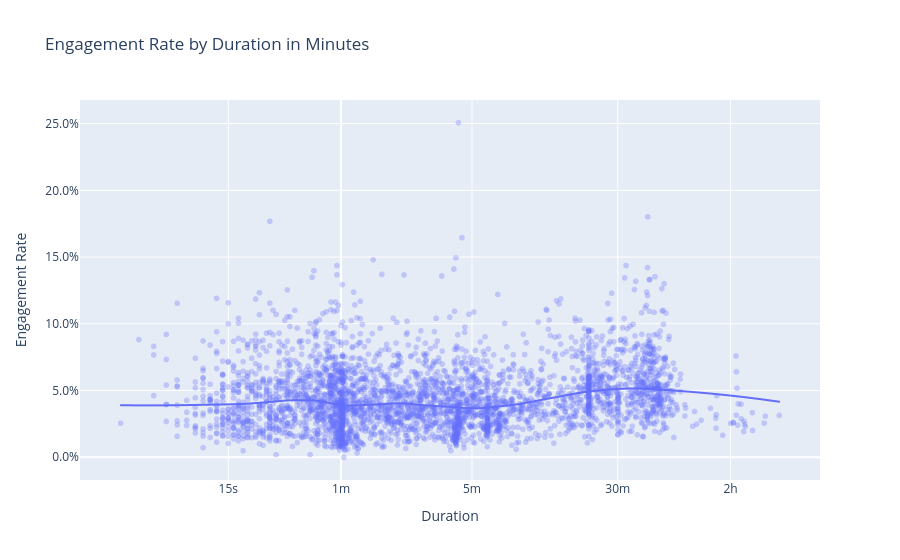

Notebook cell for this chart:
### Code cell
fig = px.scatter(
    df, x='log10_dur', y='engagement_rate',
    opacity=0.3,
    hover_data='title',
    trendline='lowess',
    trendline_options=dict(frac=0.3),
    title='Engagement Rate by Duration in Minutes',
    labels={'engagement_rate': 'Engagement Rate', 'dur_min': "Duration in Minutes"}
)

fig.update_xaxes(
    tickvals=[np.log10(v) for v in [0.25, 1, 5, 30, 120]],
    ticktext=['15s', '1m', '5m', '30m', '2h'],
    title='Duration')
fig.update_yaxes(tickformat='.1%')

fig.show()

### Figure 1 — Plotly figure (JSON) as saved in the notebook; plotly's stock layout.template omitted (floating-point values rounded to 4 significant figures; data arrays with more than 128 entries replaced by an {"elided": "..."} marker saying what was removed)
{"data": [{"customdata": {"elided": "3571x1 str values"}, "hovertemplate": "log10_dur=%{x}<br>Engagement Rate=%{y}<br>title=%{customdata[0]}<extra></extra>", "legendgroup": "", "marker": {"color": "#636efa", "opacity": 0.3, "symbol": "circle"}, "mode": "markers", "name": "", "showlegend": false, "type": "scattergl", "x": {"elided": "3571 float values"}, "xaxis": "x", "y": {"elided": "3571 float values"}, "yaxis": "y"}, {"hovertemplate": "<b>LOWESS trendline</b><br><br>log10_dur=%{x}<br>Engagement Rate=%{y} <b>(trend)</b><extra></extra>", "legendgroup": "", "marker": {"color": "#636efa", "symbol": "circle"}, "mode": "lines", "name": "", "showlegend": false, "type": "scattergl", "x": {"elided": "3571 float values"}, "xaxis": "x", "y": {"elided": "3571 float values"}, "yaxis": "y"}], "layout": {"legend": {"tracegroupgap": 0}, "title": {"text": "Engagement Rate by Duration in Minutes"}, "xaxis": {"anchor": "y", "domain": [0, 1], "ticktext": ["15s", "1m", "5m", "30m", "2h"], "tickvals": [-0.6021, 0, 0.699, 1.477, 2.079], "title": {"text": "Duration"}}, "yaxis": {"anchor": "x", "domain": [0, 1], "tickformat": ".1%", "title": {"text": "Engagement Rate"}}}}
